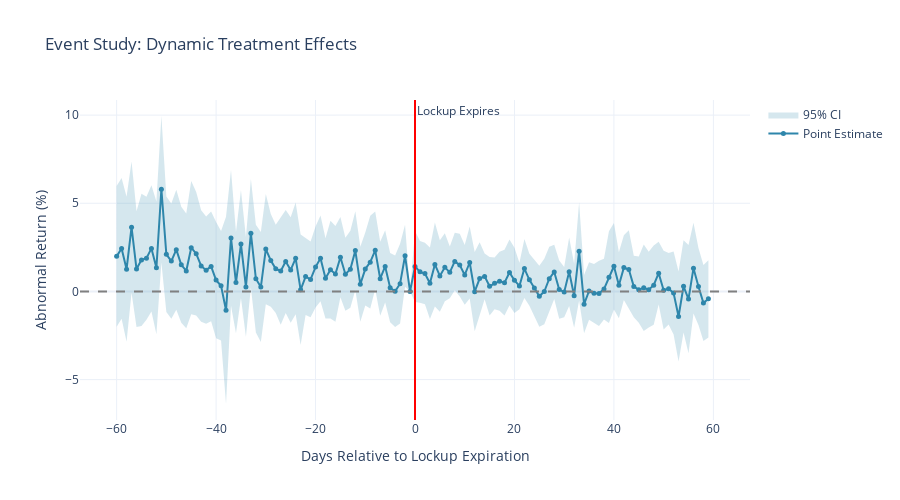

Write notebook code for a chart like this one.
### Markdown cell above
## 5. Event Study with Confidence Intervals

### Code cell
es = EventStudyEstimator()
event_results = es.estimate(df_clean, pre_window=60, post_window=60)

fig = go.Figure()

fig.add_trace(go.Scatter(
    x=event_results['event_time'],
    y=event_results['coefficient'],
    mode='lines+markers',
    name='Point Estimate',
    line=dict(color='#2E86AB', width=2),
    marker=dict(size=5)
))

fig.add_trace(go.Scatter(
    x=event_results['event_time'],
    y=event_results['ci_upper'],
    mode='lines',
    line=dict(width=0),
    showlegend=False
))

fig.add_trace(go.Scatter(
    x=event_results['event_time'],
    y=event_results['ci_lower'],
    mode='lines',
    fill='tonexty',
    line=dict(width=0),
    name='95% CI',
    fillcolor='rgba(46, 134, 171, 0.2)'
))

fig.add_hline(y=0, line_dash="dash", line_color="gray")
fig.add_vline(x=0, line_dash="solid", line_color="red", annotation_text="Lockup Expires")

fig.update_layout(
    title='Event Study: Dynamic Treatment Effects',
    xaxis_title='Days Relative to Lockup Expiration',
    yaxis_title='Abnormal Return (%)',
    template='plotly_white',
    height=500
)
fig.show()
fig.write_image(f"{fig_output_dir}/07_event_study_with_ci.png", scale=2)

### Figure 1 — Plotly figure (JSON) as saved in the notebook; plotly's stock layout.template omitted (floating-point values rounded to 4 significant figures)
{"data": [{"line": {"color": "#2E86AB", "width": 2}, "marker": {"size": 5}, "mode": "lines+markers", "name": "Point Estimate", "type": "scatter", "x": [-60, -59, -58, -57, -56, -55, -54, -53, -52, -51, -50, -49, -48, -47, -46, -45, -44, -43, -42, -41, -40, -39, -38, -37, -36, -35, -34, -33, -32, -31, -30, -29, -28, -27, -26, -25, -24, -23, -22, -21, -20, -19, -18, -17, -16, -15, -14, -13, -12, -11, -10, -9, -8, -7, -6, -5, -4, -3, -2, -1, 0, 1, 2, 3, 4, 5, 6, 7, 8, 9, 10, 11, 12, 13, 14, 15, 16, 17, 18, 19, 20, 21, 22, 23, 24, 25, 26, 27, 28, 29, 30, 31, 32, 33, 34, 35, 36, 37, 38, 39, 40, 41, 42, 43, 44, 45, 46, 47, 48, 49, 50, 51, 52, 53, 54, 55, 56, 57, 58, 59, 60], "y": [1.99, 2.436, 1.26, 3.647, 1.27, 1.79, 1.884, 2.442, 1.341, 5.794, 2.104, 1.722, 2.369, 1.51, 1.162, 2.479, 2.142, 1.447, 1.206, 1.419, 0.6425, 0.3193, -1.074, 3.034, 0.5047, 2.685, 0.2578, 3.3, 0.723, 0.2495, 2.404, 1.759, 1.28, 1.164, 1.7, 1.219, 1.88, 0.0916, 0.8427, 0.6832, 1.382, 1.877, 0.7416, 1.234, 0.9928, 1.943, 0.9772, 1.259, 2.315, 0.405, 1.268, 1.662, 2.331, 0.7213, 1.419, 0.2113, 0.01107, 0.4393, 2.025, 0.0, 1.415, 1.111, 1.014, 0.4611, 1.531, 0.8806, 1.367, 1.084, 1.703, 1.495, 0.9343, 1.641, -0.0137, 0.7276, 0.8538, 0.2914, 0.4588, 0.5754, 0.4987, 1.073, 0.6311, 0.3124, 1.297, 0.6601, 0.198, -0.2754, -0.003205, 0.7189, 1.107, 0.1071, -0.03916, 1.118, -0.2453, 2.272, -0.722, 0.02432, -0.11, -0.1147, 0.1339, 0.8091, 1.429, 0.3491, 1.351, 1.244, 0.2781, 0.102, 0.2045, 0.1002, 0.3536, 1.034, 0.07105, 0.1535, -0.08723, -1.42, 0.2885, -0.4345, 1.318, 0.2818, -0.6544, -0.4209, NaN]}, {"line": {"width": 0}, "mode": "lines", "showlegend": false, "type": "scatter", "x": [-60, -59, -58, -57, -56, -55, -54, -53, -52, -51, -50, -49, -48, -47, -46, -45, -44, -43, -42, -41, -40, -39, -38, -37, -36, -35, -34, -33, -32, -31, -30, -29, -28, -27, -26, -25, -24, -23, -22, -21, -20, -19, -18, -17, -16, -15, -14, -13, -12, -11, -10, -9, -8, -7, -6, -5, -4, -3, -2, -1, 0, 1, 2, 3, 4, 5, 6, 7, 8, 9, 10, 11, 12, 13, 14, 15, 16, 17, 18, 19, 20, 21, 22, 23, 24, 25, 26, 27, 28, 29, 30, 31, 32, 33, 34, 35, 36, 37, 38, 39, 40, 41, 42, 43, 44, 45, 46, 47, 48, 49, 50, 51, 52, 53, 54, 55, 56, 57, 58, 59, 60], "y": [5.985, 6.427, 5.374, 7.368, 4.554, 5.543, 5.368, 6.02, 5.108, 9.95, 5.378, 4.994, 5.773, 4.802, 4.415, 6.259, 5.645, 4.607, 4.243, 4.532, 3.938, 3.422, 4.236, 6.886, 3.375, 5.74, 3.09, 6.372, 3.777, 3.37, 5.529, 4.389, 3.786, 4.222, 4.618, 4.211, 5.05, 3.226, 3.017, 2.831, 3.681, 4.309, 3.013, 4.004, 3.711, 4.22, 3.044, 3.439, 4.542, 2.532, 3.337, 4.299, 4.533, 2.819, 3.469, 2.176, 2.044, 2.702, 3.785, 0.0, 3.431, 2.86, 2.762, 2.491, 3.912, 2.909, 3.297, 2.555, 3.335, 3.274, 2.628, 3.683, 2.234, 2.784, 2.145, 1.949, 1.922, 2.244, 2.369, 2.95, 2.481, 1.634, 2.973, 2.138, 1.802, 1.457, 1.85, 2.537, 2.648, 1.758, 1.39, 3.059, 1.563, 5.054, 0.926, 1.659, 1.55, 1.737, 1.859, 3.408, 3.882, 2.223, 3.189, 3.469, 2.026, 1.987, 2.657, 2.245, 2.599, 2.814, 2.306, 2.185, 2.265, 1.13, 2.909, 2.64, 3.895, 2.468, 1.505, 1.774, NaN]}, {"fill": "tonexty", "fillcolor": "rgba(46, 134, 171, 0.2)", "line": {"width": 0}, "mode": "lines", "name": "95% CI", "type": "scatter", "x": [-60, -59, -58, -57, -56, -55, -54, -53, -52, -51, -50, -49, -48, -47, -46, -45, -44, -43, -42, -41, -40, -39, -38, -37, -36, -35, -34, -33, -32, -31, -30, -29, -28, -27, -26, -25, -24, -23, -22, -21, -20, -19, -18, -17, -16, -15, -14, -13, -12, -11, -10, -9, -8, -7, -6, -5, -4, -3, -2, -1, 0, 1, 2, 3, 4, 5, 6, 7, 8, 9, 10, 11, 12, 13, 14, 15, 16, 17, 18, 19, 20, 21, 22, 23, 24, 25, 26, 27, 28, 29, 30, 31, 32, 33, 34, 35, 36, 37, 38, 39, 40, 41, 42, 43, 44, 45, 46, 47, 48, 49, 50, 51, 52, 53, 54, 55, 56, 57, 58, 59, 60], "y": [-2.006, -1.556, -2.853, -0.07458, -2.014, -1.963, -1.601, -1.136, -2.426, 1.637, -1.17, -1.55, -1.035, -1.781, -2.092, -1.301, -1.361, -1.713, -1.832, -1.694, -2.653, -2.784, -6.385, -0.8182, -2.366, -0.3694, -2.574, 0.2278, -2.331, -2.871, -0.7216, -0.8714, -1.227, -1.893, -1.218, -1.772, -1.29, -3.043, -1.332, -1.464, -0.9175, -0.554, -1.53, -1.536, -1.726, -0.3338, -1.089, -0.9209, 0.08797, -1.722, -0.8009, -0.9746, 0.1291, -1.377, -0.6319, -1.753, -2.022, -1.823, 0.2651, 0.0, -0.6015, -0.6369, -0.7327, -1.569, -0.8504, -1.147, -0.5629, -0.3877, 0.07102, -0.2841, -0.7594, -0.4016, -2.262, -1.329, -0.4378, -1.367, -1.005, -1.093, -1.371, -0.8038, -1.219, -1.009, -0.3787, -0.8179, -1.406, -2.008, -1.856, -1.099, -0.4345, -1.544, -1.468, -0.8231, -2.054, -0.5101, -2.37, -1.611, -1.77, -1.967, -1.591, -1.79, -1.024, -1.525, -0.4863, -0.9808, -1.47, -1.783, -2.248, -2.045, -1.892, -0.747, -2.164, -1.878, -2.439, -3.97, -2.332, -3.509, -1.258, -1.905, -2.814, -2.616, NaN]}], "layout": {"annotations": [{"showarrow": false, "text": "Lockup Expires", "x": 0, "xanchor": "left", "xref": "x", "y": 1, "yanchor": "top", "yref": "y domain"}], "height": 500, "shapes": [{"line": {"color": "gray", "dash": "dash"}, "type": "line", "x0": 0, "x1": 1, "xref": "x domain", "y0": 0, "y1": 0, "yref": "y"}, {"line": {"color": "red", "dash": "solid"}, "type": "line", "x0": 0, "x1": 0, "xref": "x", "y0": 0, "y1": 1, "yref": "y domain"}], "title": {"text": "Event Study: Dynamic Treatment Effects"}, "xaxis": {"title": {"text": "Days Relative to Lockup Expiration"}}, "yaxis": {"title": {"text": "Abnormal Return (%)"}}}}
